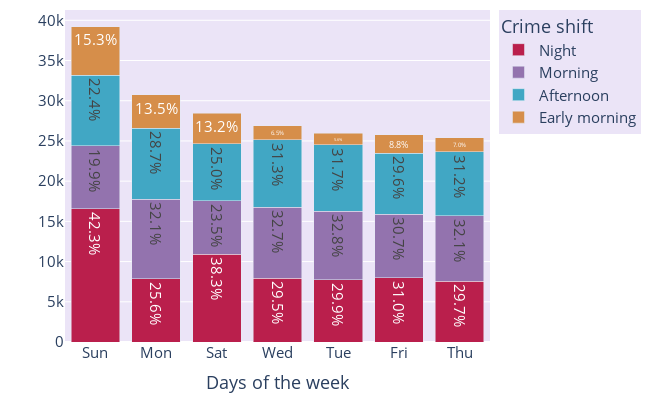

Write notebook code for a chart like this one.
### Markdown cell above
- Crimes por dia e turno

### Code cell
dia_counts = crimes_selecionados_para_df['dia_semana'].value_counts()
turno_counts = crimes_selecionados_para_df['turno'].value_counts()

ordered_dia = dia_counts.index.tolist()
ordered_turnos = turno_counts.index.tolist()

df1_sorted = df1.groupby(['dia_semana', 'turno']).size().reset_index(name='total_turno')
df1_sorted['dia_semana'] = pd.Categorical(df1_sorted['dia_semana'], categories=ordered_dia, ordered=True)
df1_sorted['turno'] = pd.Categorical(df1_sorted['turno'], categories=ordered_turnos, ordered=True)
df1_sorted = df1_sorted.sort_values(['dia_semana', 'turno'])

total_dia = df1_sorted.groupby('dia_semana')['total_turno'].transform('sum')
df1_sorted['porcentagem'] = (df1_sorted['total_turno'] / total_dia) * 100


fig = px.bar(df1_sorted, x="dia_semana", y='total_turno',       
                   text=df1_sorted['porcentagem'].round(1).astype(str) + '%',  
             color='turno', #title= "Frequência dos crimes ocorridos por dia da semana",
             height=400, width=650, 
            category_orders={"dia_semana":['Mon', 'Tue', 'Wed', 'Thu', 'Fri', 'Sat', 'Sun']},
             labels={
                     "turno": "Crime shift",
                     "dia_semana": "Days of the week"
                 },
             color_discrete_sequence=custom_palette
                )           

fig.update_layout(margin=dict(l=10, r=10, t=10, b=10), font=dict(size=15),
                  plot_bgcolor='#ebe4f7',
                      xaxis=dict(
        tickvals=['SEG', 'TER', 'QUA', 'QUI', 'SEX', 'SAB', 'DOM'],
        ticktext=['Mon.', 'Tue.', 'Wed.', 'Thu.', 'Fri.', 'Sat.', 'Sun.'],
    ),
                  paper_bgcolor='white', 
                  barmode ='stack',
                  legend=dict(bgcolor='#ebe4f7'))

fig.update_traces(textposition='inside')
for trace in fig.data:
    if trace.name == 'Early morning':
        trace.update(textfont_color='white')
        
fig.update_yaxes(categoryorder='total ascending', title='')

#fig.write_image("imagens/10_dias_frequentes_por_turno.jpeg", format="jpeg", scale=5)

py.iplot(fig)
#fig.write_image("imagens_svg/crimes_por_dia_e_turno.svg")

### Figure 1 — Plotly figure (JSON) as saved in the notebook; plotly's stock layout.template omitted (floating-point values rounded to 4 significant figures)
{"data": [{"alignmentgroup": "True", "hovertemplate": "Crime shift=Night<br>Days of the week=%{x}<br>total_turno=%{y}<br>text=%{text}<extra></extra>", "legendgroup": "Night", "marker": {"color": "#BA1F4C", "pattern": {"shape": ""}}, "name": "Night", "offsetgroup": "Night", "orientation": "v", "showlegend": true, "text": ["42.3%", "25.6%", "38.3%", "29.5%", "29.9%", "31.0%", "29.7%"], "textposition": "inside", "type": "bar", "x": ["DOM", "SEG", "SAB", "QUA", "TER", "SEX", "QUI"], "xaxis": "x", "y": [16582, 7871, 10883, 7921, 7766, 7971, 7544], "yaxis": "y"}, {"alignmentgroup": "True", "hovertemplate": "Crime shift=Morning<br>Days of the week=%{x}<br>total_turno=%{y}<br>text=%{text}<extra></extra>", "legendgroup": "Morning", "marker": {"color": "#9373AE", "pattern": {"shape": ""}}, "name": "Morning", "offsetgroup": "Morning", "orientation": "v", "showlegend": true, "text": ["19.9%", "32.1%", "23.5%", "32.7%", "32.8%", "30.7%", "32.1%"], "textposition": "inside", "type": "bar", "x": ["DOM", "SEG", "SAB", "QUA", "TER", "SEX", "QUI"], "xaxis": "x", "y": [7820, 9876, 6668, 8805, 8508, 7913, 8156], "yaxis": "y"}, {"alignmentgroup": "True", "hovertemplate": "Crime shift=Afternoon<br>Days of the week=%{x}<br>total_turno=%{y}<br>text=%{text}<extra></extra>", "legendgroup": "Afternoon", "marker": {"color": "#41A7C4", "pattern": {"shape": ""}}, "name": "Afternoon", "offsetgroup": "Afternoon", "orientation": "v", "showlegend": true, "text": ["22.4%", "28.7%", "25.0%", "31.3%", "31.7%", "29.6%", "31.2%"], "textposition": "inside", "type": "bar", "x": ["DOM", "SEG", "SAB", "QUA", "TER", "SEX", "QUI"], "xaxis": "x", "y": [8795, 8825, 7119, 8428, 8231, 7613, 7938], "yaxis": "y"}, {"alignmentgroup": "True", "hovertemplate": "Crime shift=Early morning<br>Days of the week=%{x}<br>total_turno=%{y}<br>text=%{text}<extra></extra>", "legendgroup": "Early morning", "marker": {"color": "#D68E4A", "pattern": {"shape": ""}}, "name": "Early morning", "offsetgroup": "Early morning", "orientation": "v", "showlegend": true, "text": ["15.3%", "13.5%", "13.2%", "6.5%", "5.6%", "8.8%", "7.0%"], "textfont": {"color": "white"}, "textposition": "inside", "type": "bar", "x": ["DOM", "SEG", "SAB", "QUA", "TER", "SEX", "QUI"], "xaxis": "x", "y": [6019, 4150, 3763, 1742, 1452, 2257, 1772], "yaxis": "y"}], "layout": {"barmode": "stack", "font": {"size": 15}, "height": 400, "legend": {"bgcolor": "#ebe4f7", "title": {"text": "Crime shift"}, "tracegroupgap": 0}, "margin": {"b": 10, "l": 10, "r": 10, "t": 10}, "paper_bgcolor": "white", "plot_bgcolor": "#ebe4f7", "width": 650, "xaxis": {"anchor": "y", "categoryarray": ["Mon", "Tue", "Wed", "Thu", "Fri", "Sat", "Sun"], "categoryorder": "array", "domain": [0, 1], "ticktext": ["Mon", "Tue", "Wed", "Thu", "Fri", "Sat", "Sun"], "tickvals": ["SEG", "TER", "QUA", "QUI", "SEX", "SAB", "DOM"], "title": {"text": "Days of the week"}}, "yaxis": {"anchor": "x", "categoryorder": "total ascending", "domain": [0, 1], "title": {"text": ""}}}}
